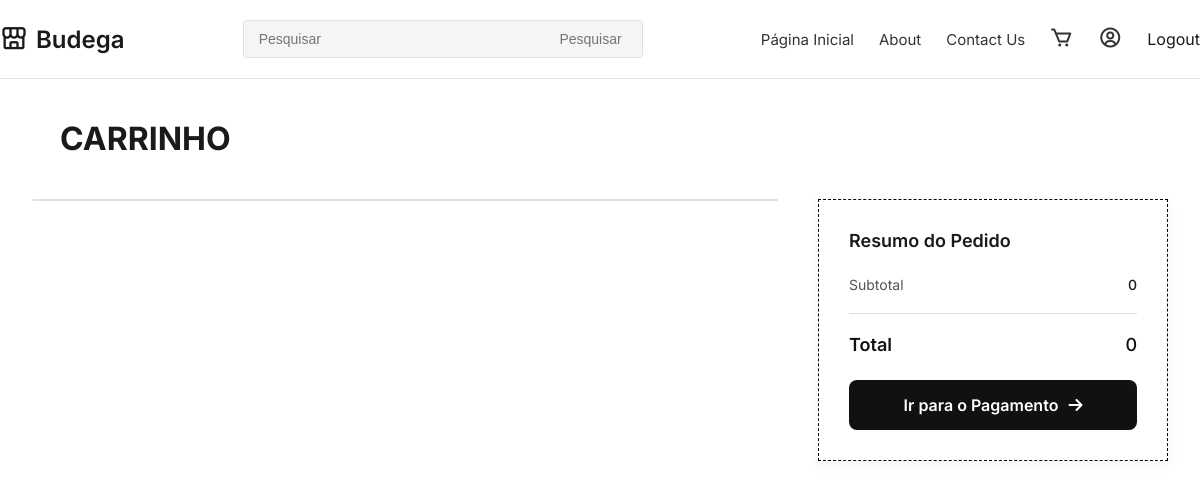
/carrinho (signed in), run on an earlier commit of the app's database.
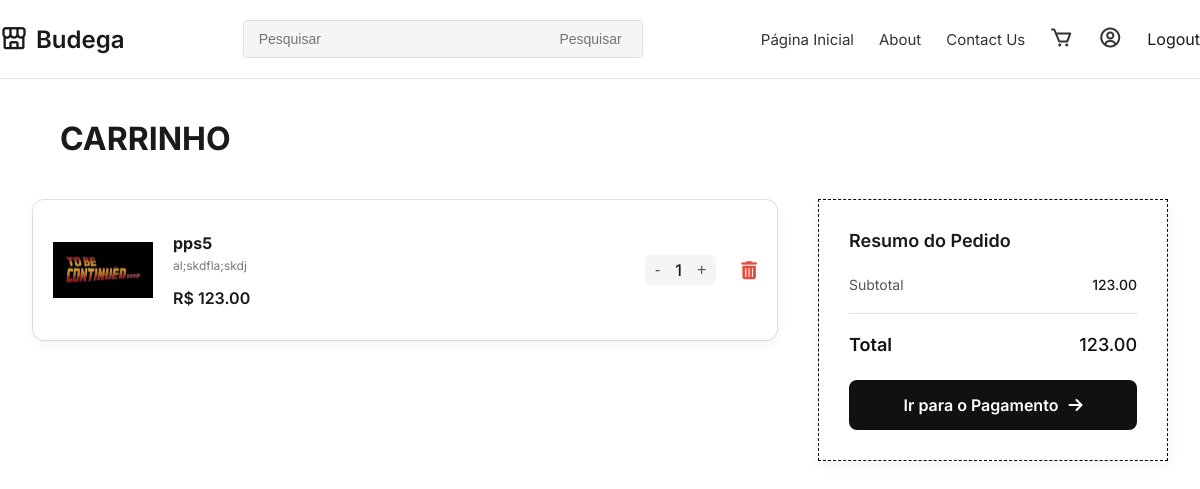
And on a later commit of the database.
### model/model.py (models this page shows, shortened)
    class ItemCarrinho(db.Model):
        id = db.Column(db.Integer, primary_key=True)
        carrinho_id = db.Column(db.Integer, db.ForeignKey('carrinho.id'), nullable=False)
        produto_id = db.Column(db.Integer, db.ForeignKey('produto.id'), nullable=False)
        preco = db.Column(db.Numeric(10, 2), default=0)
        quantidade = db.Column(db.Integer, nullable=False)

    class Produto(db.Model):
        id = db.Column(db.Integer, primary_key=True)
        nome = db.Column(db.String(50), nullable=False)
        descricao = db.Column(db.Text)
        preco = db.Column(db.Numeric(10, 2), nullable=False)
        estoque = db.Column(db.Integer, default=0)
        imagem = db.Column(db.String(200), nullable=True)
        categorias = db.relationship('Categoria', secondary=produto_categoria,
                                    backref=db.backref('produtos', lazy='dynamic'))
        itens_pedido = db.relationship('ItemPedido', backref='produto', lazy=True)
        itens_carrinho = db.relationship('ItemCarrinho', backref='produto', lazy=True)
        reviews = db.relationship('Review', backref='produto', lazy=True)

### views.py (the view)
@view.route('/carrinho')
@login_required
def carrinho():
    carrinho = Carrinho.query.filter_by(cliente_id=current_user.id).first()
    if not carrinho:
        carrinho = Carrinho(cliente_id=current_user.id)
        db.session.add(carrinho)
        db.session.commit()
    items = ItemCarrinho.query.filter_by(carrinho_id=carrinho.id).all()
    valor_total = sum(item.quantidade * item.preco for item in items)
    return render_template('carrinho.html', items=items, valor_total=valor_total)

### app.py (called while the page is built)
@login_manager.user_loader
def load_user(user_id):
    return models['Cliente'].query.get(int(user_id))

@app.context_processor
def inject_user():
    return dict(user=current_user)

### templates/carrinho.html (shortened to what this page needs)
{% include 'header.html' %}
{% include 'navbar.html' %}
<h1 style="float: left; padding-left: 5%;">CARRINHO</h1>
<main class="main-content">
    <div class="cart-section">
        <div class="cart-items">
            {% for item in items %}
            <div class="cart-item">
                {% if item.produto.imagem %}
                <img src="{{ url_for('static', filename=item.produto.imagem) }}" alt="{{ item.produto.nome }}" class="product-image">
                {% else %}
                <img src="{{ url_for('static', filename='images/placeholder.png') }}" alt="Imagem não disponível" class="product-image">
                {% endif %}
                <div class="item-details">
                    <h2>{{ item.produto.nome }}</h2>
                    <p>{{ item.produto.descricao }}</p>
                    <span class="price">R$ {{ item.produto.preco }}</span>
                </div>
                <div class="item-controls">
                    <div class="quantity-selector">
                        <button class="quantity-btn">-</button>
                        <span>{{ item.quantidade }}</span>
                        <button class="quantity-btn">+</button>
                    </div>
                    <a class="delete-btn" href="{{ url_for('view.remover_item_carrinho', item_id=item.id) }}">
                        <i class="fas fa-trash-alt"></i>
                    </a>
                </div>
            </div>
            {% endfor %}
        </div>
    </div>
    <aside class="order-summary">
        <h2>Resumo do Pedido</h2>
        <div class="summary-line">
            <span>Subtotal</span>
            <span>{{ valor_total }}</span>
        </div>
        <hr>
        <div class="summary-line total">
            <span>Total</span>
            <span>{{ valor_total }}</span>
        </div>
        <a class="checkout-btn" href="{{ url_for('view.pagamento') }}">
            Ir para o Pagamento
            <i class="fas fa-arrow-right"></i>
        </a>
    </aside>
</main>

### templates/header.html (shortened to what this page needs)
<!DOCTYPE html>
<html lang="pt-BR">
<head>
    <link href="https://unpkg.com/boxicons@2.1.4/css/boxicons.min.css" rel="stylesheet" />
    <link rel="stylesheet" href="https://cdnjs.cloudflare.com/ajax/libs/font-awesome/6.5.2/css/all.min.css"
 />
</head>
</body>
</html>

### templates/navbar.html (shortened to what this page needs)
<body>
    <header class="main-header container">
        <a href="{{ url_for('view.index') }}">
            <div class="logo">
                <i class="bx bx-store-alt"></i>
                <span>Budega</span>
            </div>
        </a>
        <div class="search-container">
            <form class="search-bar" method="GET" action="{{ url_for('view.index') }}">
                <input name="search" type="text" placeholder="Pesquisar" />
                <button type="submit">Pesquisar</button>
            </form>
        </div>
        <nav class="main-nav">
            <ul>
                <li><a href="#">Página Inicial</a></li>
                <li><a href="#">About</a></li>
                <li><a href="#">Contact Us</a></li>
            </ul>
        </nav>
        <div class="header-icons">
            <ul>
                <li>
                    <a href="{{ url_for('view.carrinho') }}"><i class="bx bx-cart"></i></a>
                </li>
                <li>
                    <a href="{{ url_for('view.minha_conta') }}"><i class="bx bx-user-circle"></i></a>
                </li>
                {% if current_user.is_authenticated %}
                    <a href="/logout">Logout</a>
                {% else %}
                    <a href="/login">Login</a>
                {% endif %}
            </ul>
        </div>
    </header>
    <br><br>
</body>

### templates/header.html (style rules this page uses)
* { margin: 0; padding: 0; box-sizing: border-box; }
body { font-family: 'Inter', sans-serif; background-color: #ffffff; color: #1a1a1a; }
.container { max-width: 1300px; margin: 0 auto; padding: 0 20px; }
a { text-decoration: none; color: inherit; }

### templates/navbar.html (style rules this page uses)
.main-header { display: flex; justify-content: space-between; align-items: center; padding: 20px 0; border-bottom: 1px solid #e5e5e5; }
.logo { display: flex; align-items: center; font-size: 24px; font-weight: 600; }
.logo i { margin-right: 8px; font-size: 28px; }
.search-container { flex-grow: 1; display: flex; justify-content: center; padding: 0 40px; }
.search-bar { display: flex; width: 100%; max-width: 400px; border: 1px solid #e0e0e0; border-radius: 4px; overflow: hidden; }
.search-bar input { border: none; padding: 10px 15px; font-size: 14px; flex-grow: 1; background-color: #f5f5f5; }
.search-bar button { border: none; background-color: #f5f5f5; color: #757575; padding: 0 20px; cursor: pointer; font-size: 14px; }
.main-nav ul, .header-icons ul { list-style: none; display: flex; align-items: center; gap: 25px; text-wrap: nowrap; }
.header-icons { padding-left: 2%; }
.main-nav a { font-size: 15px; color: #333; }
.header-icons i { font-size: 24px; color: #333; }

### templates/carrinho.html (style rules this page uses)
main { margin: 0 auto; padding: 0 2rem; }
.main-content { display: flex; justify-content: space-between; margin-top: 40px; gap: 40px; }
.cart-section { flex-grow: 1; }
.cart-items { display: flex; flex-direction: column; gap: 20px; border: 1px solid #e0e0e0; border-radius: 12px; }
.cart-item { display: flex; align-items: center; background-color: #fff; padding: 20px; border-radius: 12px; box-shadow: 0 4px 12px rgba(0, 0, 0, 0.05); }
.product-image { width: 100px; height: 100px; object-fit: contain; border-radius: 8px; margin-right: 20px; }
.item-details { flex-grow: 1; }
.item-details h2 { font-size: 16px; margin: 0 0 5px 0; }
.item-details p { font-size: 12px; color: #777; margin: 0 0 15px 0; }
.item-details .price { font-size: 16px; font-weight: 600; }
.item-controls { display: flex; align-items: center; gap: 25px; }
.quantity-selector { display: flex; align-items: center; gap: 15px; background-color: #f5f5f5; padding: 5px 10px; border-radius: 6px; }
.quantity-btn { border: none; background: none; cursor: pointer; font-size: 16px; color: #555; }
.quantity-selector span { font-weight: 500; }
.delete-btn { border: none; background: none; color: #e74c3c; font-size: 18px; cursor: pointer; }
.order-summary { width: 350px; background-color: #fff; padding: 30px; box-shadow: 0 4px 12px rgba(0, 0, 0, 0.05); align-self: flex-start; border: 1px dashed black; }
.order-summary h2 { font-size: 18px; font-weight: 600; margin-top: 0; margin-bottom: 25px; }
.summary-line { display: flex; justify-content: space-between; margin-bottom: 15px; font-size: 14px; }
.summary-line span:first-child { color: #555; }
.summary-line span:last-child { font-weight: 500; }
.order-summary hr { border: none; border-top: 1px solid #e0e0e0; margin: 20px 0; }
.summary-line.total { font-size: 18px; font-weight: 600; }
.summary-line.total span { color: #111; }
.checkout-btn { display: flex; justify-content: center; align-items: center; width: 100%; background-color: #111; color: #fff; border: none; padding: 15px; border-radius: 8px; font-size: 16px; font-weight: 600; cursor: pointer; margin-top: 25px; transition: background-color 0.3s; }
.checkout-btn i { margin-left: 10px; }

What changed in the data, as far as the page shows it:
added ItemCarrinho: imagem (picture), produto.nome "pps5", produto.descricao "al;skdfla;skdj", produto.preco "123.00", quantidade "1"
Also different on the page:
{{ valor_total }}: "0" → "123.00"
